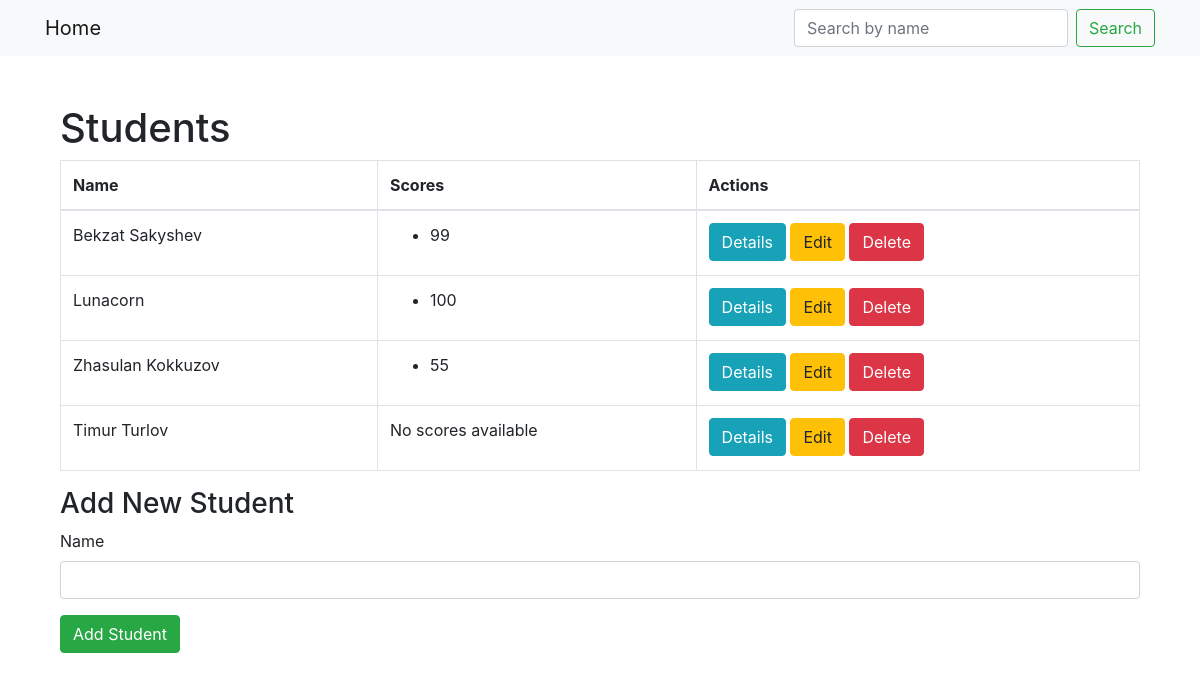
/students/, run on an earlier commit of the app's database.
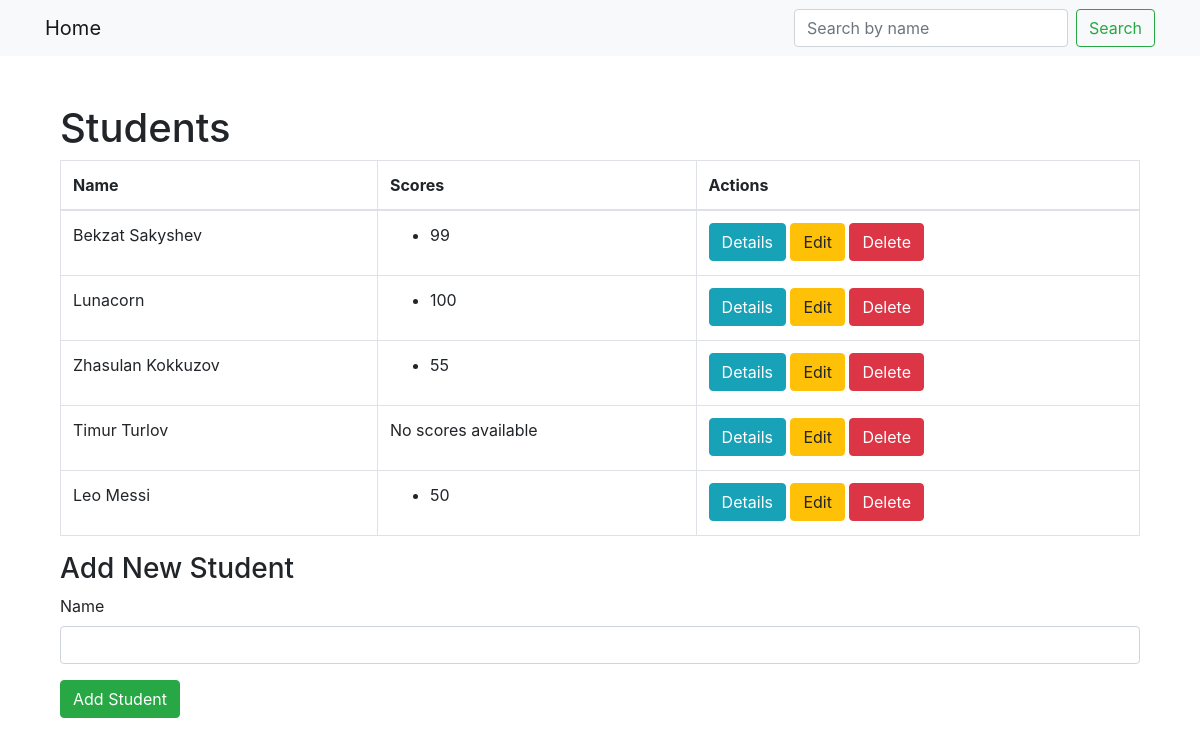
And on a later commit of the database.
### models.py (models this page shows)
class Student(Base):
    __tablename__ = "students"
    id = Column(Integer, primary_key=True, index=True)
    name = Column(String, index=True)
    scores = relationship("Score", back_populates="student", cascade="all, delete")

class Score(Base):
    __tablename__ = "scores"
    id = Column(Integer, primary_key=True, index=True)
    value = Column(Integer)
    student_id = Column(Integer, ForeignKey("students.id"))
    student = relationship("Student", back_populates="scores")

### main.py (the view)
@app.get("/students/", response_class=HTMLResponse, include_in_schema=False)
async def get_students(request: Request, db: Session = Depends(get_db)):
    students = crud.get_students(db)
    return templates.TemplateResponse("students.html", {"request": request, "students": students})

### templates/students.html (shortened to what this page needs)
{% extends "base.html" %}
{% block content %}
    <div class="container">
        <h1 class="mt-5">Students</h1>
        <table class="table table-bordered">
            <thead>
                <tr>
                    <th>Name</th>
                    <th>Scores</th>
                    <th>Actions</th>
                </tr>
            </thead>
            <tbody>
                {% for student in students %}
                <tr>
                    <td>{{ student.name }}</td>
                    <td>
                        {% if student.scores %}
                            <ul>
                                {% for score in student.scores %}
                                <li>{{ score.value }}</li>
                                {% endfor %}
                            </ul>
                        {% else %}
                            <p>No scores available</p>
                        {% endif %}
                    </td>
                    <td>
                        <a href="/students/{{ student.id }}" class="btn btn-info">Details</a>
                        <a href="/students/{{ student.id }}/edit" class="btn btn-warning">Edit</a>
                        <form action="/students/{{ student.id }}/delete" method="post" style="display: inline;">
                            <button type="submit" class="btn btn-danger">Delete</button>
                        </form>
                    </td>
                </tr>
                {% endfor %}
            </tbody>
        </table>
        <div class="mt-3">
            <h3>Add New Student</h3>
            <form action="/students/" method="post">
                <div class="form-group">
                    <label for="name">Name</label>
                    <input type="text" class="form-control" id="name" name="name" required>
                </div>
                <button type="submit" class="btn btn-success">Add Student</button>
            </form>
        </div>
    </div>
{% endblock %}

### templates/base.html (shortened to what this page needs)
<!DOCTYPE html>
<html lang="en">
<head>
    <link rel="stylesheet" href="https://stackpath.bootstrapcdn.com/bootstrap/4.3.1/css/bootstrap.min.css">
</head>
<body>
    <nav class="navbar navbar-expand-lg navbar-light bg-light">
        <div class="container">
            <a class="navbar-brand" href="/">Home</a>
            <div class="collapse navbar-collapse" id="navbarNav">
                <form class="form-inline" action="/students/search/" method="get">
                    <input class="form-control mr-sm-2" type="search" placeholder="Search by name" aria-label="Search" name="name" required>
                    <button class="btn btn-outline-success my-2 my-sm-0" type="submit">Search</button>
                </form>
            </div>
        </div>
    </nav>
    <div class="container mt-5">
        {% block content %}{% endblock %}
    </div>
</body>
</html>

What changed in the data, as far as the page shows it:
added Student: name "Leo Messi"
added Score: value "50", shown under "Leo Messi"
